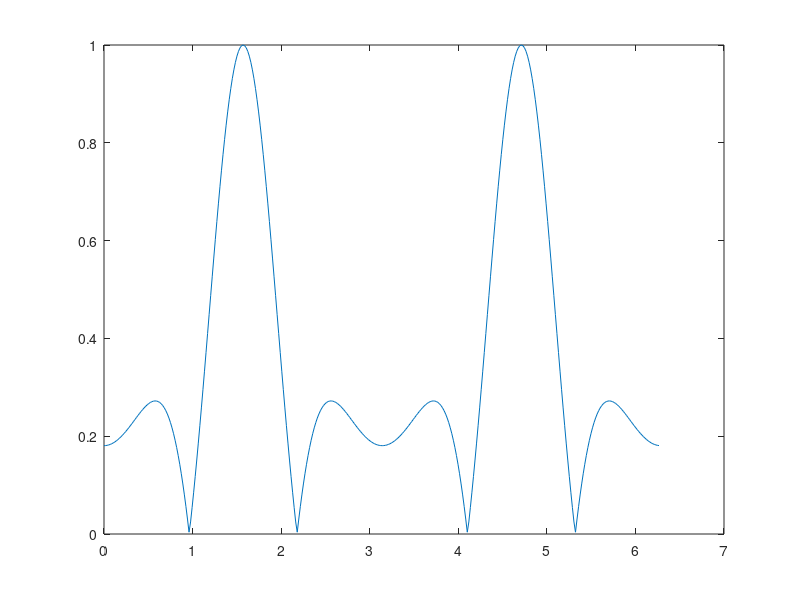

Recreate this plot in MATLAB. (Note: this script raises an error after producing the figure.)
clear; clc; close all;

m = 4;  % pocet senzoru

% budu mit ULA, tj. ve 2D
P = zeros(2,m); % pripravim si polohu senzoru (vektor z pocatku)
for i=1:m
    P(1, i) = 0.05 * (i-1); % dam od sebe senzory 5 cm
end

% Nastavim beamformer, tj. M1,...,Mm
% M = (m:-1:1) ./ m; % zpozdeni po m-tinach
% M = (1:m);
% M = randn(1,m);
M = zeros(1,m); % nej prjem z primeho smeru

% Zvolim parametry
fs = 16e3;  % vzorkovaci frekvence (Hz)
c = 343;    % Rychlost sireni signalu (= cca rychlost zvuku) (m/s)

% Zakresli magnitudovou charakteristiku prenosove funkce v zavislosti na
% uhlu sireni signalu pro zvolenou frekvenci
theta = 3000; % zvolena frekvence 1kHz
theta = 2 * pi * theta / fs; % normalizace - vydelenim fs ziskam bezrozmerovou velicinu 

rad = pi / 180; % Neni lepsi 2pi vydelit Fs?
alpha_ticks = 0:rad:2*pi-rad; % vsechny uhly pro zavislost, odcitam, abych mel 360

% vektor ma jednotkovou delku a znam uhel alfa
u = [1 * cos(alpha_ticks); 1 * sin(alpha_ticks)];

D = (u' * P / c) * fs; % posunuti - vynasobenim fs ziskam bezrozmerovou velicinu

% Prenosova funkce
H = zeros(size(D, 1), 1);
for i=1:m
    H = H + exp(-1i * theta * (D(:, i) - M(i)));
end
H = (1/m) * H;

% Vykresleni
figure
plot(alpha_ticks, abs(H'))

figure
polarplot(alpha_ticks, abs(H'))